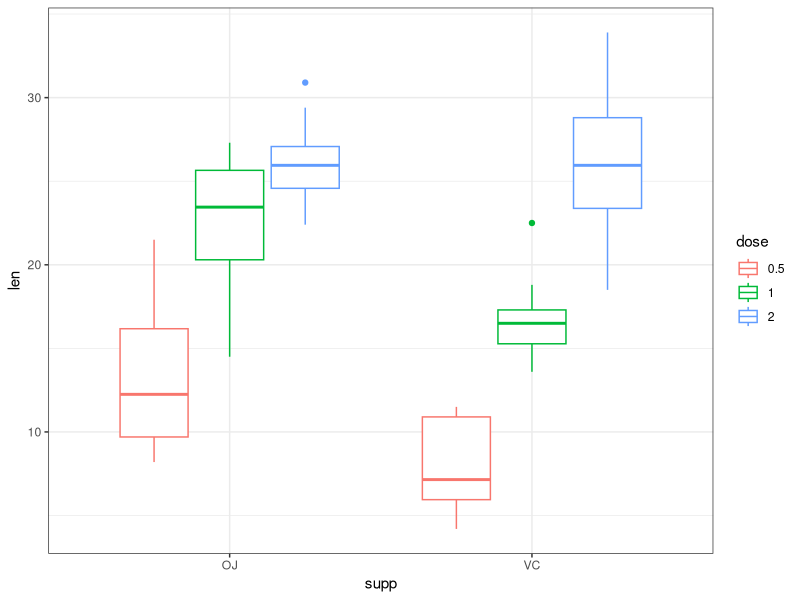
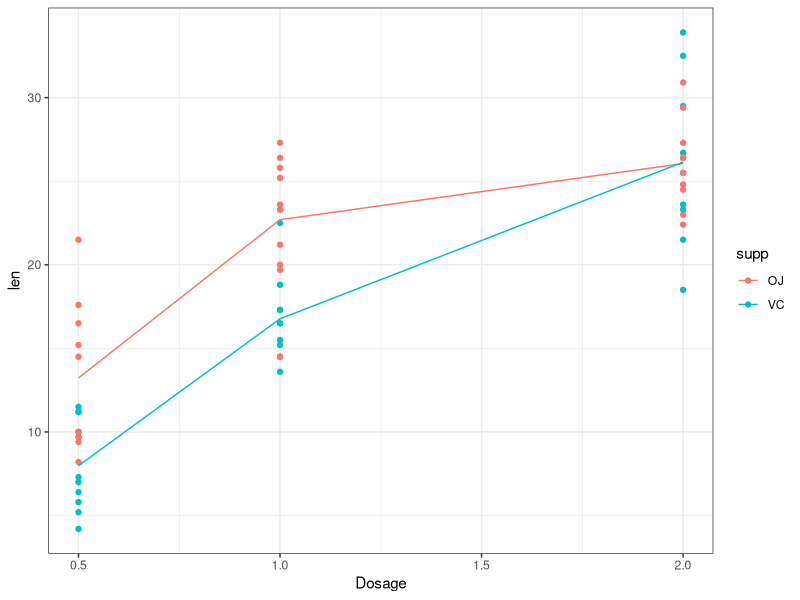
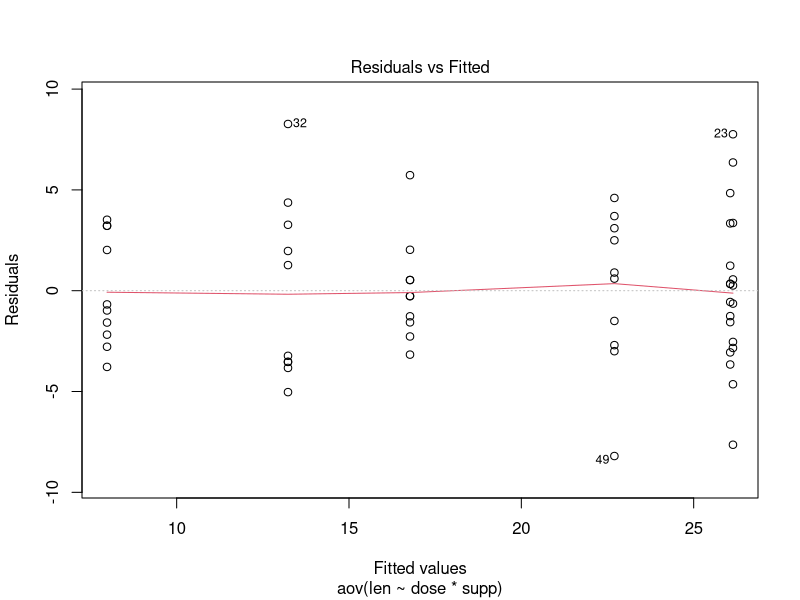
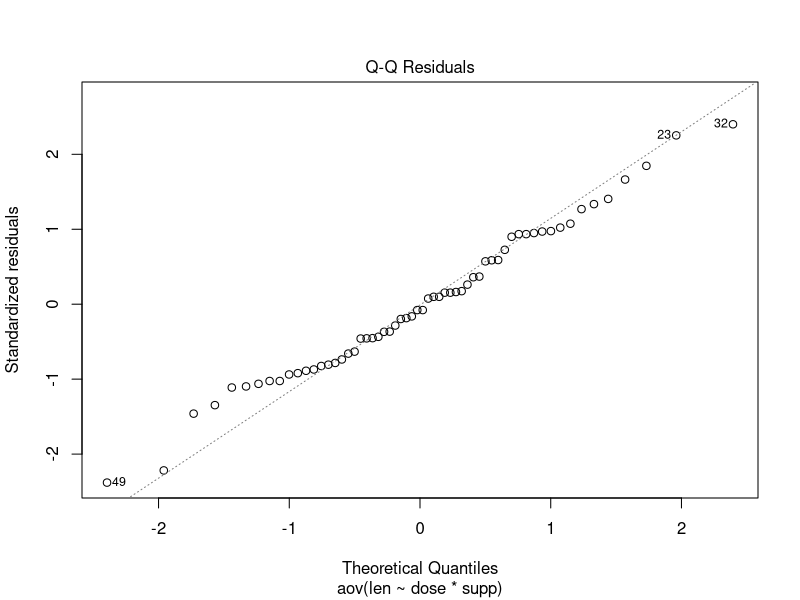
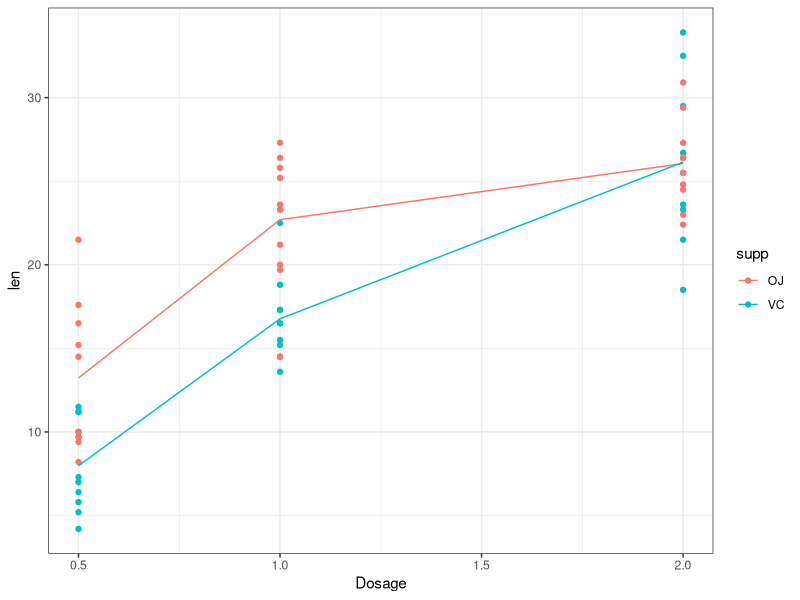

These figures' R source, in order:
## ---- chunk 1
library(tidyverse)
library(car)
df <- ToothGrowth %>% mutate(dose = as.character(dose))
df %>% summary()
## ---- chunk 2
#| echo: false
summary_df <- df %>% group_by(supp, dose) %>% summarize(mean = mean(len), 
                                       sd = sd(len)) 
summary_df %>% print
## ---- chunk 3
#| echo: false

df %>% ggplot(aes(x=supp, 
                  y = len, 
                  color = dose)) + geom_boxplot() +
        theme_bw()
## ---- chunk 4
#| echo: false
df %>% ggplot(aes(x = as.numeric(dose), 
                  y = len,
                  color = supp)) + 
        geom_point() +
        geom_line(aes(x = as.numeric(dose),
                      y = mean,
                      color = supp),
                  summary_df) +
        xlab("Dosage") +
        theme_bw()
## ---- chunk 5
#| echo: false
one_aov <- df %>% aov(len ~ dose, .)
anova(one_aov)
## ---- chunk 6
#| echo: false
two_aov <- df %>% aov(len ~ dose*supp, .)
anova(two_aov)
Anova(two_aov)
Anova(two_aov, type = 3)
## ---- chunk 7
#| echo: false
two_aov_add <- df %>% aov(len ~ dose + supp, .)
anova(two_aov_add)
## ---- chunk 8
plot(two_aov, 1)
## ---- chunk 9
leveneTest(two_aov)
## ---- chunk 10
plot(two_aov, 2)
## ---- chunk 11
shapiro.test(resid(two_aov))
## ---- chunk 12
TukeyHSD(two_aov)
## ---- chunk 13
#| echo: false
df %>% ggplot(aes(x = as.numeric(dose), 
                  y = len,
                  color = supp)) + 
        geom_point() +
        geom_line(aes(x = as.numeric(dose),
                      y = mean,
                      color = supp),
                  summary_df) +
        xlab("Dosage") +
        theme_bw()

